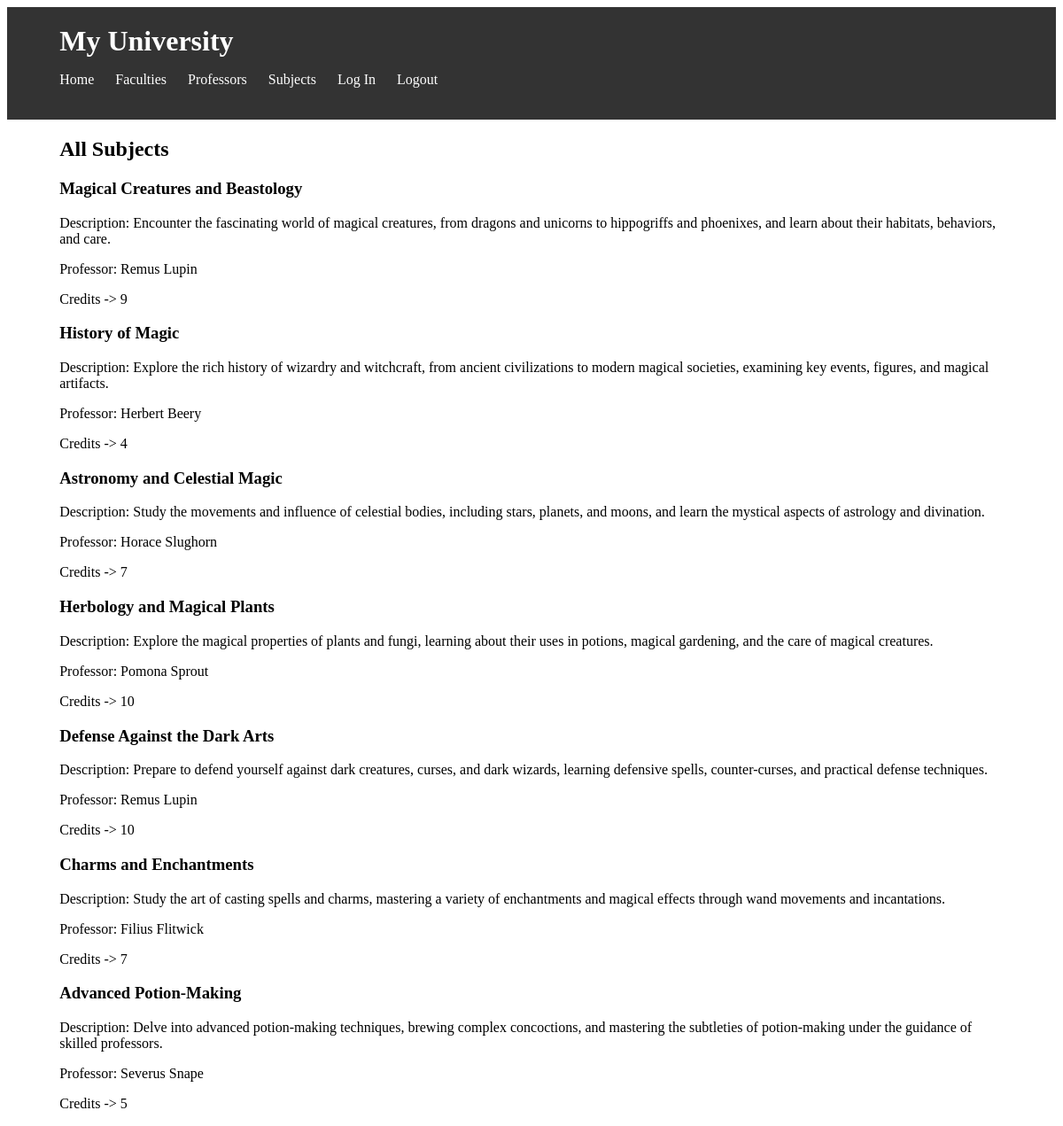
/subjects/, run on the app's committed database.
### university/models/course.py (models this page shows, shortened)
class Course(models.Model):
    name = models.CharField(max_length=100, verbose_name=_('Course Name'))
    description = models.TextField(verbose_name=_('Description'))
    professor = models.ForeignKey('university.Professor', on_delete=models.CASCADE, related_name='courses',
                                  verbose_name=_('Professor'), blank=True, null=True)
    syllabus = models.FileField(upload_to='university/syllabus/', verbose_name=_('Syllabus'))
    number_of_credits = models.PositiveIntegerField(verbose_name=_('Number of Credits'), default=0, blank=True)
    created_at = models.DateTimeField(auto_now_add=True, verbose_name=_('Created At'))
    updated_at = models.DateTimeField(auto_now=True, verbose_name=_('Updated At'))
    class Meta:
        verbose_name = _('Course')
        verbose_name_plural = _('Courses')
        ordering = ('-created_at',)

### university/models/professor.py (models this page shows)
class Professor(models.Model):
    user = models.OneToOneField(User, on_delete=models.SET_NULL, related_name='professor', null=True, blank=True)
    first_name = models.CharField(max_length=100, verbose_name=_('First Name'))
    last_name = models.CharField(max_length=100, verbose_name=_('Last Name'))
    email = models.EmailField(max_length=100, verbose_name=_('Email'), default='', blank=True)
    faculty = models.ForeignKey('university.Faculty', on_delete=models.CASCADE, related_name='professors',
                                verbose_name=_('Faculty'), blank=True, null=True)
    created_at = models.DateTimeField(auto_now_add=True, verbose_name=_('Created At'))
    updated_at = models.DateTimeField(auto_now=True, verbose_name=_('Updated At'))
    class Meta:
        verbose_name = _('Professor')
        verbose_name_plural = _('Professors')
        ordering = ('-created_at',)
    def __str__(self):
        return f'{self.first_name} {self.last_name}'

### university/views/subjects.py (the view)
# urls.py: path('subjects/', subjects, name='subjects'),
def subjects(request):
    courses = Course.objects.all()  # Retrieve all courses from the database
    return render(request, 'university/subjects.html', {'courses': courses})

### university/templates/university/subjects.html
{% include 'university/header.html' %}
{% block content %}
<div class="container">
    <h2>All Subjects</h2>
    <div class="subjects-list">
        {% for course in courses %}
            <div class="subject">
                <h3>{{ course.name }}</h3>
                <p>Description: {{ course.description }}</p>
                <p>Professor: {{ course.professor }}</p>
                <p>Credits -> {{ course.number_of_credits }}</p>
            </div>
        {% endfor %}
    </div>
</div>
{% endblock %}

### university/templates/university/header.html (style rules this page uses)
.container { width: 90%; margin: 0 auto; }

### data on the page
Course: name "Magical Creatures and Beastology", description "Encounter the fascinating world of magical creatures, from dragons and unicorns to hippogriffs and phoenixes, and learn about their habitats, behaviors, and care.", professor "Remus Lupin", number_of_credits "9"
Course: name "History of Magic", description "Explore the rich history of wizardry and witchcraft, from ancient civilizations to modern magical societies, examining key events, figures, and magical artifacts.", professor "Herbert Beery", number_of_credits "4"
Course: name "Astronomy and Celestial Magic", description "Study the movements and influence of celestial bodies, including stars, planets, and moons, and learn the mystical aspects of astrology and divination.", professor "Horace Slughorn", number_of_credits "7"
Course: name "Herbology and Magical Plants", description "Explore the magical properties of plants and fungi, learning about their uses in potions, magical gardening, and the care of magical creatures.", professor "Pomona Sprout", number_of_credits "10"
Course: name "Defense Against the Dark Arts", description "Prepare to defend yourself against dark creatures, curses, and dark wizards, learning defensive spells, counter-curses, and practical defense techniques.", professor "Remus Lupin", number_of_credits "10"
Course: name "Charms and Enchantments", description "Study the art of casting spells and charms, mastering a variety of enchantments and magical effects through wand movements and incantations.", professor "Filius Flitwick", number_of_credits "7"
Course: name "Advanced Potion-Making", description "Delve into advanced potion-making techniques, brewing complex concoctions, and mastering the subtleties of potion-making under the guidance of skilled professors.", professor "Severus Snape", number_of_credits "5"
